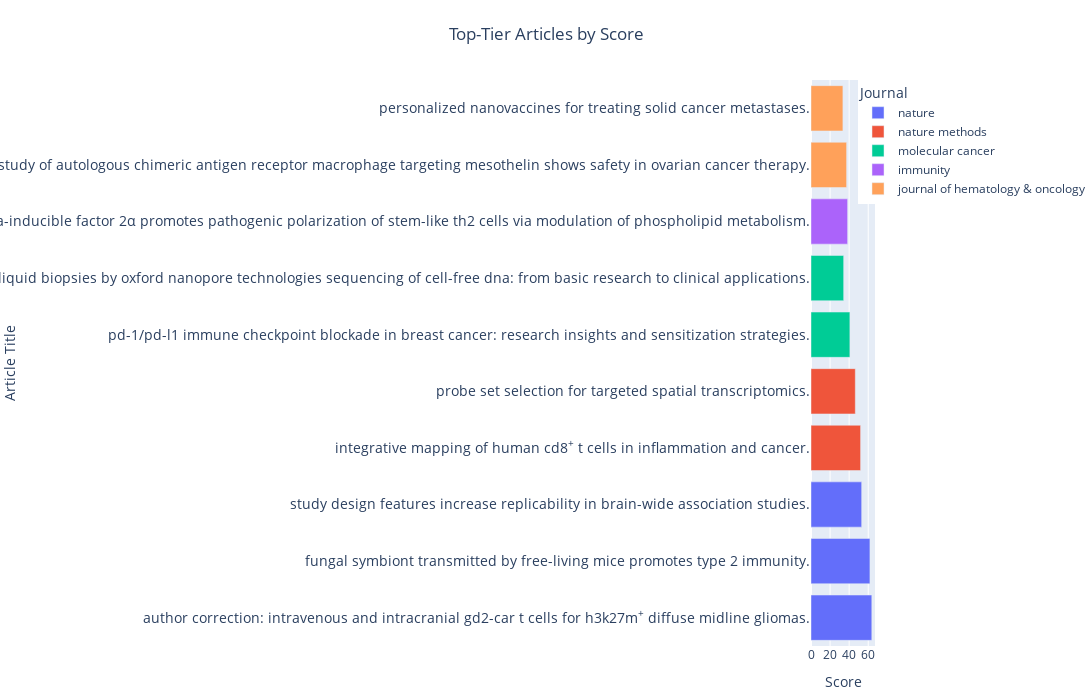

The code cell stored with this chart in its notebook:
### Code cell
import plotly.express as px

# Example DataFrame of top-tier articles
# Replace this with your actual DataFrame
df = top_tier_df  # already filtered or sorted by Score

fig = px.bar(
    df,
    x='Score',
    y='Title',
    orientation='h',
    color='Journal',
    hover_data=['Study_Type_Extracted', 'Standardized_University'],
    title='Top-Tier Articles by Score',
    # Make the figure bigger right from the start
    width=1300,  
    height=700   
)

# 1. Give extra margin on the left to accommodate long y-axis labels (article titles)
fig.update_layout(
    margin=dict(l=500, r=50, t=80, b=50),  # Increase left margin significantly
    xaxis_title='Score',
    yaxis_title='Article Title',
    title={
        'text': 'Top-Tier Articles by Score',
        'x':0.5,              # Center the title
        'xanchor':'center'
    }
)

# 2. Adjust y-axis text properties
fig.update_yaxes(
    automargin=True,         # Allows Plotly to adjust margins if labels are too long
    tickfont=dict(size=14)   # Slightly smaller font so titles fit better
)

# 3. Optionally adjust the x-axis too if needed
fig.update_xaxes(automargin=True)

fig.show()

### Figure 1 — Plotly figure (JSON) as saved in the notebook; plotly's stock layout.template omitted (floating-point values rounded to 4 significant figures)
{"data": [{"alignmentgroup": "True", "customdata": [["Unknown", "stanford university"], ["Unknown", "cornell university"], ["brain-wide association studies", "vanderbilt university"]], "hovertemplate": "Journal=nature<br>Score=%{x}<br>Title=%{y}<br>Study_Type_Extracted=%{customdata[0]}<br>Standardized_University=%{customdata[1]}<extra></extra>", "legendgroup": "nature", "marker": {"color": "#636efa", "pattern": {"shape": ""}}, "name": "nature", "offsetgroup": "nature", "orientation": "h", "showlegend": true, "textposition": "auto", "type": "bar", "x": [63.75, 61.79, 53.13], "xaxis": "x", "y": ["author correction: intravenous and intracranial gd2-car t cells for h3k27m<sup>+</sup> diffuse midline gliomas.", "fungal symbiont transmitted by free-living mice promotes type 2 immunity.", "study design features increase replicability in brain-wide association studies."], "yaxis": "y"}, {"alignmentgroup": "True", "customdata": [["68 studies", "zhejiang university"], ["scrinshot", "stockholm university"]], "hovertemplate": "Journal=nature methods<br>Score=%{x}<br>Title=%{y}<br>Study_Type_Extracted=%{customdata[0]}<br>Standardized_University=%{customdata[1]}<extra></extra>", "legendgroup": "nature methods", "marker": {"color": "#EF553B", "pattern": {"shape": ""}}, "name": "nature methods", "offsetgroup": "nature methods", "orientation": "h", "showlegend": true, "textposition": "auto", "type": "bar", "x": [52.0, 46.46], "xaxis": "x", "y": ["integrative mapping of human cd8<sup>+</sup> t cells in inflammation and cancer.", "probe set selection for targeted spatial transcriptomics."], "yaxis": "y"}, {"alignmentgroup": "True", "customdata": [["clinical trials", "zhejiang university"], ["Unknown", "wuhan university"]], "hovertemplate": "Journal=molecular cancer<br>Score=%{x}<br>Title=%{y}<br>Study_Type_Extracted=%{customdata[0]}<br>Standardized_University=%{customdata[1]}<extra></extra>", "legendgroup": "molecular cancer", "marker": {"color": "#00cc96", "pattern": {"shape": ""}}, "name": "molecular cancer", "offsetgroup": "molecular cancer", "orientation": "h", "showlegend": true, "textposition": "auto", "type": "bar", "x": [40.78, 34.25], "xaxis": "x", "y": ["pd-1/pd-l1 immune checkpoint blockade in breast cancer: research insights and sensitization strategies.", "cancer liquid biopsies by oxford nanopore technologies sequencing of cell-free dna: from basic research to clinical applications."], "yaxis": "y"}, {"alignmentgroup": "True", "customdata": [["single-cell analyses", "sichuan university"]], "hovertemplate": "Journal=immunity<br>Score=%{x}<br>Title=%{y}<br>Study_Type_Extracted=%{customdata[0]}<br>Standardized_University=%{customdata[1]}<extra></extra>", "legendgroup": "immunity", "marker": {"color": "#ab63fa", "pattern": {"shape": ""}}, "name": "immunity", "offsetgroup": "immunity", "orientation": "h", "showlegend": true, "textposition": "auto", "type": "bar", "x": [38.39], "xaxis": "x", "y": ["hypoxia-inducible factor 2α promotes pathogenic polarization of stem-like th2 cells via modulation of phospholipid metabolism."], "yaxis": "y"}, {"alignmentgroup": "True", "customdata": [["preclinical model", "zhejiang university"], ["preclinical and clinical studies", "sichuan university"]], "hovertemplate": "Journal=journal of hematology & oncology<br>Score=%{x}<br>Title=%{y}<br>Study_Type_Extracted=%{customdata[0]}<br>Standardized_University=%{customdata[1]}<extra></extra>", "legendgroup": "journal of hematology & oncology", "marker": {"color": "#FFA15A", "pattern": {"shape": ""}}, "name": "journal of hematology & oncology", "offsetgroup": "journal of hematology & oncology", "orientation": "h", "showlegend": true, "textposition": "auto", "type": "bar", "x": [37.33, 33.45], "xaxis": "x", "y": ["a clinical study of autologous chimeric antigen receptor macrophage targeting mesothelin shows safety in ovarian cancer therapy.", "personalized nanovaccines for treating solid cancer metastases."], "yaxis": "y"}], "layout": {"barmode": "relative", "height": 700, "legend": {"title": {"text": "Journal"}, "tracegroupgap": 0}, "margin": {"b": 50, "l": 500, "r": 50, "t": 80}, "title": {"text": "Top-Tier Articles by Score", "x": 0.5, "xanchor": "center"}, "width": 1300, "xaxis": {"anchor": "y", "automargin": true, "autorange": true, "domain": [0, 1], "range": [0, 67.11], "title": {"text": "Score"}, "type": "linear"}, "yaxis": {"anchor": "x", "automargin": true, "autorange": true, "domain": [0, 1], "range": [-0.5, 9.5], "tickfont": {"size": 14}, "title": {"text": "Article Title"}, "type": "category"}}}
